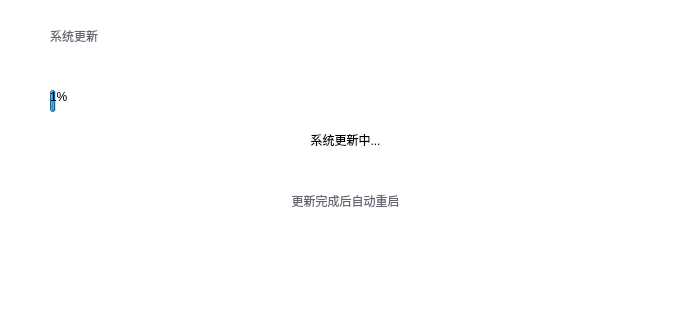
<?xml version="1.0" encoding="UTF-8"?>
<ui version="4.0">
 <class>UpdateDialog</class>
 <widget class="QDialog" name="UpdateDialog">
  <property name="geometry">
   <rect>
    <x>0</x>
    <y>0</y>
    <width>687</width>
    <height>310</height>
   </rect>
  </property>
  <property name="windowTitle">
   <string>系统更新</string>
  </property>
  <property name="styleSheet">
   <string notr="true">background-color: rgb(255, 255, 255);
border-radius:22px;

</string>
  </property>
  <widget class="QFrame" name="frame">
   <property name="geometry">
    <rect>
     <x>20</x>
     <y>10</y>
     <width>641</width>
     <height>281</height>
    </rect>
   </property>
   <property name="styleSheet">
    <string notr="true">background-color: rgb(255, 255, 255);</string>
   </property>
   <property name="frameShape">
    <enum>QFrame::StyledPanel</enum>
   </property>
   <property name="frameShadow">
    <enum>QFrame::Raised</enum>
   </property>
   <widget class="QWidget" name="verticalLayoutWidget_2">
    <property name="geometry">
     <rect>
      <x>30</x>
      <y>160</y>
      <width>591</width>
      <height>61</height>
     </rect>
    </property>
    <layout class="QVBoxLayout" name="verticalLayout_2">
     <item>
      <widget class="QLabel" name="label_2">
       <property name="styleSheet">
        <string notr="true">font: 12pt &quot;Microsoft YaHei&quot;;
color: #636870;</string>
       </property>
       <property name="text">
        <string>更新完成后自动重启</string>
       </property>
       <property name="alignment">
        <set>Qt::AlignCenter</set>
       </property>
      </widget>
     </item>
    </layout>
   </widget>
   <widget class="QWidget" name="verticalLayoutWidget">
    <property name="geometry">
     <rect>
      <x>30</x>
      <y>80</y>
      <width>591</width>
      <height>71</height>
     </rect>
    </property>
    <layout class="QVBoxLayout" name="verticalLayout">
     <item>
      <widget class="QProgressBar" name="pbUpdate">
       <property name="value">
        <number>1</number>
       </property>
      </widget>
     </item>
     <item>
      <widget class="QLabel" name="label">
       <property name="styleSheet">
        <string notr="true">font: 12pt &quot;Microsoft YaHei&quot;;</string>
       </property>
       <property name="text">
        <string>系统更新中...</string>
       </property>
       <property name="alignment">
        <set>Qt::AlignCenter</set>
       </property>
      </widget>
     </item>
    </layout>
   </widget>
   <widget class="QWidget" name="horizontalLayoutWidget">
    <property name="geometry">
     <rect>
      <x>30</x>
      <y>0</y>
      <width>591</width>
      <height>51</height>
     </rect>
    </property>
    <layout class="QHBoxLayout" name="horizontalLayout">
     <item>
      <widget class="QLabel" name="label_3">
       <property name="styleSheet">
        <string notr="true">font: Bold 13pt &quot;Microsoft YaHei&quot; ;
color: #636870;</string>
       </property>
       <property name="text">
        <string>系统更新</string>
       </property>
      </widget>
     </item>
    </layout>
   </widget>
  </widget>
 </widget>
 <resources/>
 <connections/>
</ui>
